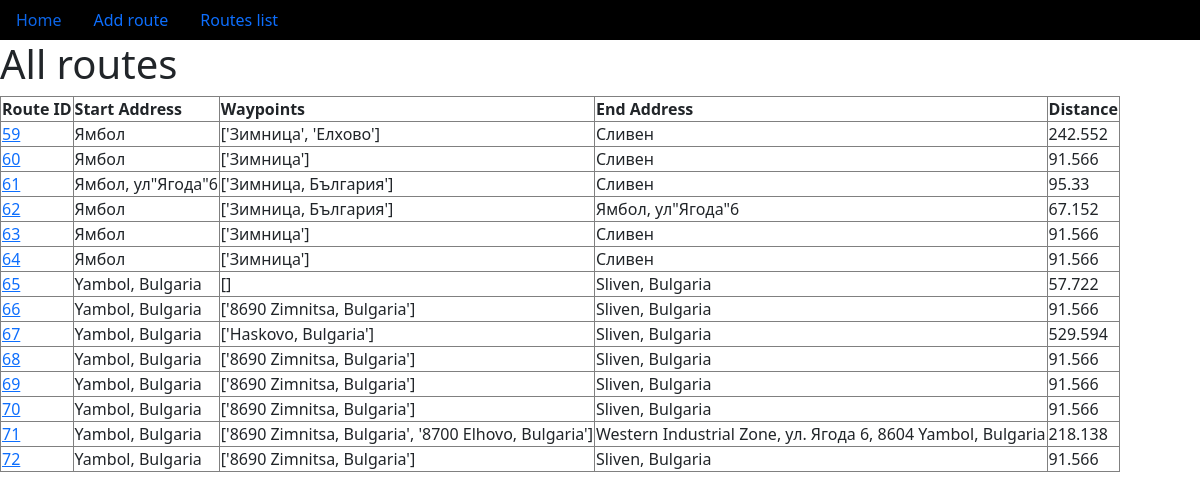
Page /allroutes on the earlier database version.
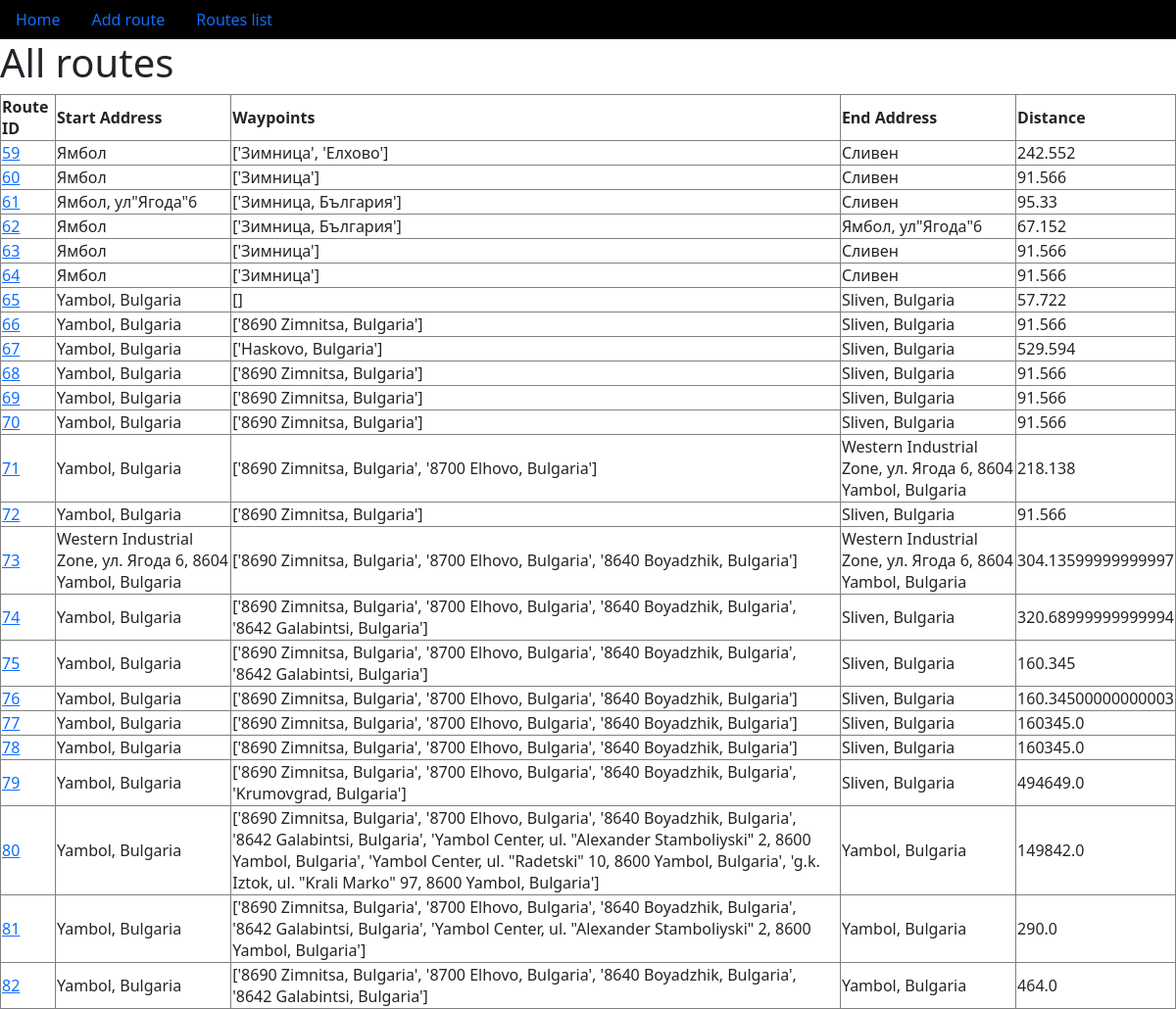
Same page on the later database version.
### dispatcher/routes/models.py (models this page shows)
class RoundDetails(models.Model):
    start_point = models.CharField(max_length=100)
    end_point = models.CharField(max_length=100)
    waypoints = models.CharField(max_length=100)
    total_distance = models.FloatField()
    created_at = models.DateTimeField(auto_now_add=True)

### dispatcher/routes/views.py (the view)
# urls.py: path('allroutes', ProductListView.as_view(), name='routes list'),
class ProductListView(ListView):
    model = RoundDetails
    template_name = 'home/routes_list.html'
    context_object_name = 'routes'

### templates/home/routes_list.html (shortened to what this page needs)
{% load static %}
{% load custom_tags %}
{% include 'home/navigation.html' %}
<link rel="stylesheet" type="text/css" href="{% static '/css/bootstrap.css' %}">
<!DOCTYPE html>
<html lang="en">
<head>
</head>
<body>
<h1>All routes</h1>
<table border="1">
    <thead>
        <tr>
            <th>Route ID</th>
            <th>Start Address</th>
            <th>Waypoints</th>
            <th>End Address</th>
            <th>Distance</th>
        </tr>
    </thead>
    <tbody>
        {% for route in routes %}
        <tr>
            <td><a href="{% url 'route detail' route.pk %}">{{ route.id }}</a></td>
            <td>{{ route.start_point }}</td>
            <td>{{ route.waypoints }}</td>
            <td>{{ route.end_point }}</td>
            <td>{{ route.total_distance }}</td>
        </tr>
        {% empty %}
            No routes available.
        {% endfor %}
    </tbody>
</table>
</body>
</html>

Differences in the rows shown:
added RoundDetails: id "73", start_point "Western Industrial Zone, ул. Ягода 6, 8604 Yambol, Bulgaria", waypoints "['8690 Zimnitsa, Bulgaria', '8700 Elhovo, Bulgaria', '8640 Boyadzhik, Bulgaria']", end_point "Western Industrial Zone, ул. Ягода 6, 8604 Yambol, Bulgaria", total_distance "304.13599999999997"
added RoundDetails: id "74", start_point "Yambol, Bulgaria", waypoints "['8690 Zimnitsa, Bulgaria', '8700 Elhovo, Bulgaria', '8640 Boyadzhik, Bulgaria', '8642 Galabintsi, Bulgaria']", end_point "Sliven, Bulgaria", total_distance "320.68999999999994"
added RoundDetails: id "75", start_point "Yambol, Bulgaria", waypoints "['8690 Zimnitsa, Bulgaria', '8700 Elhovo, Bulgaria', '8640 Boyadzhik, Bulgaria', '8642 Galabintsi, Bulgaria']", end_point "Sliven, Bulgaria", total_distance "160.345"
added RoundDetails: id "76", start_point "Yambol, Bulgaria", waypoints "['8690 Zimnitsa, Bulgaria', '8700 Elhovo, Bulgaria', '8640 Boyadzhik, Bulgaria']", end_point "Sliven, Bulgaria", total_distance "160.34500000000003"
added RoundDetails: id "77", start_point "Yambol, Bulgaria", waypoints "['8690 Zimnitsa, Bulgaria', '8700 Elhovo, Bulgaria', '8640 Boyadzhik, Bulgaria']", end_point "Sliven, Bulgaria", total_distance "160345.0"
added RoundDetails: id "78", start_point "Yambol, Bulgaria", waypoints "['8690 Zimnitsa, Bulgaria', '8700 Elhovo, Bulgaria', '8640 Boyadzhik, Bulgaria']", end_point "Sliven, Bulgaria", total_distance "160345.0"
added RoundDetails: id "79", start_point "Yambol, Bulgaria", waypoints "['8690 Zimnitsa, Bulgaria', '8700 Elhovo, Bulgaria', '8640 Boyadzhik, Bulgaria', 'Krumovgrad, Bulgaria']", end_point "Sliven, Bulgaria", total_distance "494649.0"
added RoundDetails: id "80", start_point "Yambol, Bulgaria", waypoints "['8690 Zimnitsa, Bulgaria', '8700 Elhovo, Bulgaria', '8640 Boyadzhik, Bulgaria', '8642 Galabintsi, Bulgaria', 'Yambol Center, ul. \"Alexander Stamboliyski\" 2, 8600 Yambol, Bulgaria', 'Yambol Center, ul. \"Radetski\" 10, 8600 Yambol, Bulgaria', 'g.k. Iztok, ul. \"Krali Marko\" 97, 8600 Yambol, Bulgaria']", end_point "Yambol, Bulgaria", total_distance "149842.0"
added RoundDetails: id "81", start_point "Yambol, Bulgaria", waypoints "['8690 Zimnitsa, Bulgaria', '8700 Elhovo, Bulgaria', '8640 Boyadzhik, Bulgaria', '8642 Galabintsi, Bulgaria', 'Yambol Center, ul. \"Alexander Stamboliyski\" 2, 8600 Yambol, Bulgaria']", end_point "Yambol, Bulgaria", total_distance "290.0"
added RoundDetails: id "82", start_point "Yambol, Bulgaria", waypoints "['8690 Zimnitsa, Bulgaria', '8700 Elhovo, Bulgaria', '8640 Boyadzhik, Bulgaria', '8642 Galabintsi, Bulgaria']", end_point "Yambol, Bulgaria", total_distance "464.0"
